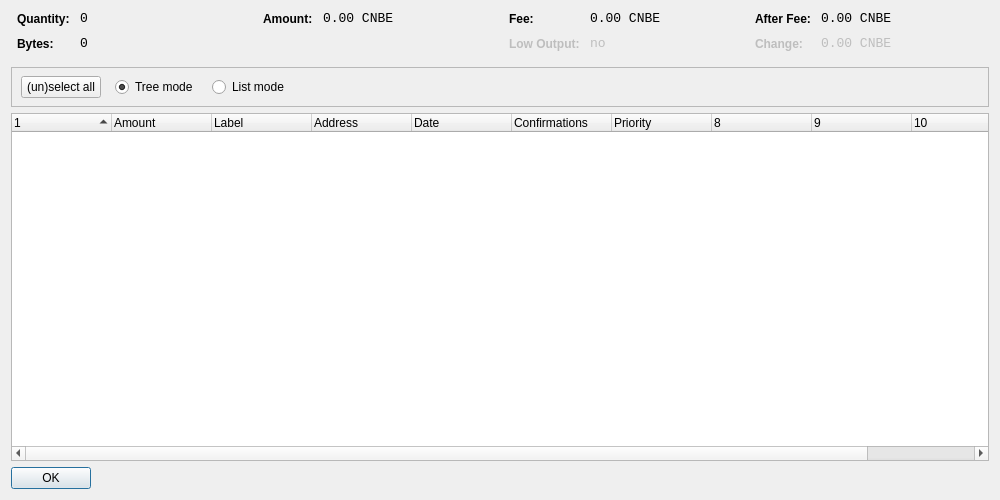
<?xml version="1.0" encoding="UTF-8"?>
<ui version="4.0">
 <class>CoinControlDialog</class>
 <widget class="QDialog" name="CoinControlDialog">
  <property name="geometry">
   <rect>
    <x>0</x>
    <y>0</y>
    <width>1000</width>
    <height>500</height>
   </rect>
  </property>
  <property name="windowTitle">
   <string>Coin Control</string>
  </property>
  <layout class="QVBoxLayout" name="verticalLayout">
   <item>
    <layout class="QHBoxLayout" name="horizontalLayoutTop" stretch="0,0,0,0">
     <property name="topMargin">
      <number>0</number>
     </property>
     <property name="bottomMargin">
      <number>10</number>
     </property>
     <item>
      <layout class="QFormLayout" name="formLayoutCoinControl1">
       <property name="horizontalSpacing">
        <number>10</number>
       </property>
       <property name="verticalSpacing">
        <number>10</number>
       </property>
       <property name="leftMargin">
        <number>6</number>
       </property>
       <property name="rightMargin">
        <number>6</number>
       </property>
       <item row="0" column="0">
        <widget class="QLabel" name="labelCoinControlQuantityText">
         <property name="styleSheet">
          <string notr="true">font-weight:bold;</string>
         </property>
         <property name="text">
          <string>Quantity:</string>
         </property>
        </widget>
       </item>
       <item row="0" column="1">
        <widget class="QLabel" name="labelCoinControlQuantity">
         <property name="font">
          <font>
           <family>Monospace</family>
           <pointsize>10</pointsize>
          </font>
         </property>
         <property name="cursor">
          <cursorShape>IBeamCursor</cursorShape>
         </property>
         <property name="contextMenuPolicy">
          <enum>Qt::ActionsContextMenu</enum>
         </property>
         <property name="text">
          <string notr="true">0</string>
         </property>
         <property name="textInteractionFlags">
          <set>Qt::LinksAccessibleByMouse|Qt::TextSelectableByKeyboard|Qt::TextSelectableByMouse</set>
         </property>
        </widget>
       </item>
       <item row="1" column="0">
        <widget class="QLabel" name="labelCoinControlBytesText">
         <property name="styleSheet">
          <string notr="true">font-weight:bold;</string>
         </property>
         <property name="text">
          <string>Bytes:</string>
         </property>
        </widget>
       </item>
       <item row="1" column="1">
        <widget class="QLabel" name="labelCoinControlBytes">
         <property name="font">
          <font>
           <family>Monospace</family>
           <pointsize>10</pointsize>
          </font>
         </property>
         <property name="cursor">
          <cursorShape>IBeamCursor</cursorShape>
         </property>
         <property name="contextMenuPolicy">
          <enum>Qt::ActionsContextMenu</enum>
         </property>
         <property name="text">
          <string notr="true">0</string>
         </property>
         <property name="textInteractionFlags">
          <set>Qt::LinksAccessibleByMouse|Qt::TextSelectableByKeyboard|Qt::TextSelectableByMouse</set>
         </property>
        </widget>
       </item>
      </layout>
     </item>
     <item>
      <layout class="QFormLayout" name="formLayoutCoinControl2">
       <property name="horizontalSpacing">
        <number>10</number>
       </property>
       <property name="verticalSpacing">
        <number>10</number>
       </property>
       <property name="leftMargin">
        <number>6</number>
       </property>
       <property name="rightMargin">
        <number>6</number>
       </property>
       <item row="0" column="0">
        <widget class="QLabel" name="labelCoinControlAmountText">
         <property name="styleSheet">
          <string notr="true">font-weight:bold;</string>
         </property>
         <property name="text">
          <string>Amount:</string>
         </property>
        </widget>
       </item>
       <item row="0" column="1">
        <widget class="QLabel" name="labelCoinControlAmount">
         <property name="font">
          <font>
           <family>Monospace</family>
           <pointsize>10</pointsize>
          </font>
         </property>
         <property name="cursor">
          <cursorShape>IBeamCursor</cursorShape>
         </property>
         <property name="contextMenuPolicy">
          <enum>Qt::ActionsContextMenu</enum>
         </property>
         <property name="text">
          <string notr="true">0.00 CNBE</string>
         </property>
         <property name="textInteractionFlags">
          <set>Qt::LinksAccessibleByMouse|Qt::TextSelectableByKeyboard|Qt::TextSelectableByMouse</set>
         </property>
        </widget>
       </item>
      </layout>
     </item>
     <item>
      <layout class="QFormLayout" name="formLayoutCoinControl3">
       <property name="horizontalSpacing">
        <number>10</number>
       </property>
       <property name="verticalSpacing">
        <number>10</number>
       </property>
       <property name="leftMargin">
        <number>6</number>
       </property>
       <property name="rightMargin">
        <number>6</number>
       </property>
       <item row="0" column="0">
        <widget class="QLabel" name="labelCoinControlFeeText">
         <property name="styleSheet">
          <string notr="true">font-weight:bold;</string>
         </property>
         <property name="text">
          <string>Fee:</string>
         </property>
        </widget>
       </item>
       <item row="0" column="1">
        <widget class="QLabel" name="labelCoinControlFee">
         <property name="font">
          <font>
           <family>Monospace</family>
           <pointsize>10</pointsize>
          </font>
         </property>
         <property name="cursor">
          <cursorShape>IBeamCursor</cursorShape>
         </property>
         <property name="contextMenuPolicy">
          <enum>Qt::ActionsContextMenu</enum>
         </property>
         <property name="text">
          <string notr="true">0.00 CNBE</string>
         </property>
         <property name="textInteractionFlags">
          <set>Qt::LinksAccessibleByMouse|Qt::TextSelectableByKeyboard|Qt::TextSelectableByMouse</set>
         </property>
        </widget>
       </item>
       <item row="1" column="0">
        <widget class="QLabel" name="labelCoinControlLowOutputText">
         <property name="enabled">
          <bool>false</bool>
         </property>
         <property name="styleSheet">
          <string notr="true">font-weight:bold;</string>
         </property>
         <property name="text">
          <string>Low Output:</string>
         </property>
        </widget>
       </item>
       <item row="1" column="1">
        <widget class="QLabel" name="labelCoinControlLowOutput">
         <property name="enabled">
          <bool>false</bool>
         </property>
         <property name="font">
          <font>
           <family>Monospace</family>
           <pointsize>10</pointsize>
          </font>
         </property>
         <property name="cursor">
          <cursorShape>IBeamCursor</cursorShape>
         </property>
         <property name="contextMenuPolicy">
          <enum>Qt::ActionsContextMenu</enum>
         </property>
         <property name="text">
          <string notr="true">no</string>
         </property>
         <property name="textInteractionFlags">
          <set>Qt::LinksAccessibleByMouse|Qt::TextSelectableByKeyboard|Qt::TextSelectableByMouse</set>
         </property>
        </widget>
       </item>
      </layout>
     </item>
     <item>
      <layout class="QFormLayout" name="formLayoutCoinControl4">
       <property name="horizontalSpacing">
        <number>10</number>
       </property>
       <property name="verticalSpacing">
        <number>10</number>
       </property>
       <property name="leftMargin">
        <number>6</number>
       </property>
       <property name="rightMargin">
        <number>6</number>
       </property>
       <item row="0" column="0">
        <widget class="QLabel" name="labelCoinControlAfterFeeText">
         <property name="styleSheet">
          <string notr="true">font-weight:bold;</string>
         </property>
         <property name="text">
          <string>After Fee:</string>
         </property>
        </widget>
       </item>
       <item row="0" column="1">
        <widget class="QLabel" name="labelCoinControlAfterFee">
         <property name="font">
          <font>
           <family>Monospace</family>
           <pointsize>10</pointsize>
          </font>
         </property>
         <property name="cursor">
          <cursorShape>IBeamCursor</cursorShape>
         </property>
         <property name="contextMenuPolicy">
          <enum>Qt::ActionsContextMenu</enum>
         </property>
         <property name="text">
          <string notr="true">0.00 CNBE</string>
         </property>
         <property name="textInteractionFlags">
          <set>Qt::LinksAccessibleByMouse|Qt::TextSelectableByKeyboard|Qt::TextSelectableByMouse</set>
         </property>
        </widget>
       </item>
       <item row="1" column="0">
        <widget class="QLabel" name="labelCoinControlChangeText">
         <property name="enabled">
          <bool>false</bool>
         </property>
         <property name="styleSheet">
          <string notr="true">font-weight:bold;</string>
         </property>
         <property name="text">
          <string>Change:</string>
         </property>
        </widget>
       </item>
       <item row="1" column="1">
        <widget class="QLabel" name="labelCoinControlChange">
         <property name="enabled">
          <bool>false</bool>
         </property>
         <property name="font">
          <font>
           <family>Monospace</family>
           <pointsize>10</pointsize>
          </font>
         </property>
         <property name="cursor">
          <cursorShape>IBeamCursor</cursorShape>
         </property>
         <property name="contextMenuPolicy">
          <enum>Qt::ActionsContextMenu</enum>
         </property>
         <property name="text">
          <string notr="true">0.00 CNBE</string>
         </property>
         <property name="textInteractionFlags">
          <set>Qt::LinksAccessibleByMouse|Qt::TextSelectableByKeyboard|Qt::TextSelectableByMouse</set>
         </property>
        </widget>
       </item>
      </layout>
     </item>
    </layout>
   </item>
   <item>
    <widget class="QFrame" name="frame">
     <property name="minimumSize">
      <size>
       <width>0</width>
       <height>40</height>
      </size>
     </property>
     <property name="frameShape">
      <enum>QFrame::StyledPanel</enum>
     </property>
     <property name="frameShadow">
      <enum>QFrame::Sunken</enum>
     </property>
     <widget class="QWidget" name="horizontalLayoutWidget">
      <property name="geometry">
       <rect>
        <x>10</x>
        <y>0</y>
        <width>781</width>
        <height>41</height>
       </rect>
      </property>
      <layout class="QHBoxLayout" name="horizontalLayoutPanel" stretch="0,0,0,0,0">
       <property name="spacing">
        <number>14</number>
       </property>
       <item>
        <widget class="QPushButton" name="pushButtonSelectAll">
         <property name="sizePolicy">
          <sizepolicy hsizetype="Maximum" vsizetype="Fixed">
           <horstretch>0</horstretch>
           <verstretch>0</verstretch>
          </sizepolicy>
         </property>
         <property name="text">
          <string>(un)select all</string>
         </property>
        </widget>
       </item>
       <item>
        <widget class="QRadioButton" name="radioTreeMode">
         <property name="sizePolicy">
          <sizepolicy hsizetype="Maximum" vsizetype="Fixed">
           <horstretch>0</horstretch>
           <verstretch>0</verstretch>
          </sizepolicy>
         </property>
         <property name="text">
          <string>Tree mode</string>
         </property>
         <property name="checked">
          <bool>true</bool>
         </property>
        </widget>
       </item>
       <item>
        <widget class="QRadioButton" name="radioListMode">
         <property name="sizePolicy">
          <sizepolicy hsizetype="Maximum" vsizetype="Fixed">
           <horstretch>0</horstretch>
           <verstretch>0</verstretch>
          </sizepolicy>
         </property>
         <property name="text">
          <string>List mode</string>
         </property>
        </widget>
       </item>
       <item>
        <spacer name="horizontalSpacer">
         <property name="orientation">
          <enum>Qt::Horizontal</enum>
         </property>
         <property name="sizeHint" stdset="0">
          <size>
           <width>40</width>
           <height>20</height>
          </size>
         </property>
        </spacer>
       </item>
      </layout>
     </widget>
    </widget>
   </item>
   <item>
    <widget class="CoinControlTreeWidget" name="treeWidget">
     <property name="contextMenuPolicy">
      <enum>Qt::CustomContextMenu</enum>
     </property>
     <property name="sortingEnabled">
      <bool>false</bool>
     </property>
     <property name="columnCount">
      <number>11</number>
     </property>
     <attribute name="headerShowSortIndicator" stdset="0">
      <bool>true</bool>
     </attribute>
     <attribute name="headerStretchLastSection">
      <bool>false</bool>
     </attribute>
     <column>
      <property name="text">
       <string/>
      </property>
     </column>
     <column>
      <property name="text">
       <string>Amount</string>
      </property>
     </column>
     <column>
      <property name="text">
       <string>Label</string>
      </property>
     </column>
     <column>
      <property name="text">
       <string>Address</string>
      </property>
     </column>
     <column>
      <property name="text">
       <string>Date</string>
      </property>
     </column>
     <column>
      <property name="text">
       <string>Confirmations</string>
      </property>
      <property name="toolTip">
       <string>Confirmed</string>
      </property>
     </column>
     <column>
      <property name="text">
       <string>Priority</string>
      </property>
     </column>
     <column>
      <property name="text">
       <string/>
      </property>
     </column>
     <column>
      <property name="text">
       <string/>
      </property>
     </column>
     <column>
      <property name="text">
       <string/>
      </property>
     </column>
     <column>
      <property name="text">
       <string/>
      </property>
     </column>
    </widget>
   </item>
   <item>
    <widget class="QDialogButtonBox" name="buttonBox">
     <property name="sizePolicy">
      <sizepolicy hsizetype="Maximum" vsizetype="Fixed">
       <horstretch>0</horstretch>
       <verstretch>0</verstretch>
      </sizepolicy>
     </property>
     <property name="orientation">
      <enum>Qt::Horizontal</enum>
     </property>
     <property name="standardButtons">
      <set>QDialogButtonBox::Ok</set>
     </property>
    </widget>
   </item>
  </layout>
 </widget>
 <customwidgets>
  <customwidget>
   <class>CoinControlTreeWidget</class>
   <extends>QTreeWidget</extends>
   <header>coincontroltreewidget.h</header>
  </customwidget>
 </customwidgets>
 <resources/>
 <connections/>
</ui>
